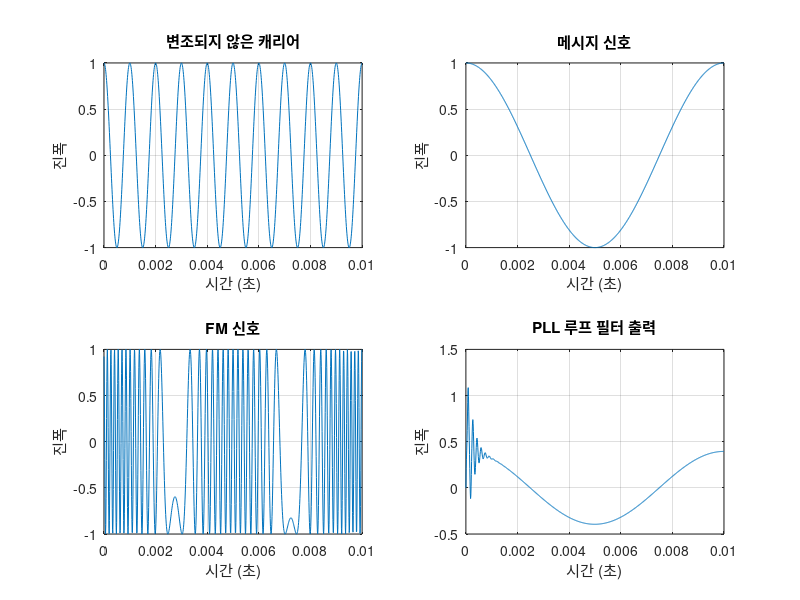

Here is the MATLAB script that generated this plot:
% 모든 변수 초기화와 그래프 창 닫기
clear all; 
close all;

% 파라미터 설정
carrier_frequency = 1000;         % 캐리어 주파수 설정
sampling_frequency = 100000;      % 샘플링 주파수 설정
sample_count = 5000;              % 샘플 수 설정
modulating_frequency = 100;       % 변조 주파수 설정
modulation_index = 0.0628;        % 변조 지수 설정
proportional_gain = 0.15;         % 비례 상수 설정
integral_gain = 0.1;              % 적분 상수 설정

% 시간 벡터 생성
sampling_period = 1 / sampling_frequency; 
time = (0:sample_count-1) * sampling_period;

% 메시지 신호 생성
message_signal = cos(2*pi*modulating_frequency*time);

% 변조된 캐리어와 변조되지 않은 캐리어 생성
modulated_carrier = exp(j * (2*pi*carrier_frequency*time + 2*pi*modulation_index*cumsum(message_signal)));
carrier = exp(j * 2*pi*carrier_frequency*time);

% 필요한 변수들 초기화
phase_estimate = zeros(1, length(modulated_carrier));
error = zeros(1, length(modulated_carrier));
phase_detector_output = zeros(1, length(modulated_carrier));
vco_output = zeros(1, length(modulated_carrier));

phase_estimate(1) = 30; % 처음 위상 추정치 설정

% PLL 루프 시작
for n = 2:length(modulated_carrier)
    % VCO 계산
    vco_output(n) = conj(exp(j * (2*pi*n*carrier_frequency/sampling_frequency + phase_estimate(n-1))));
    
    % Phase detector
    phase_detector_output(n) = imag(modulated_carrier(n) * vco_output(n));
    
    % Loop Filter
    proportional_control = proportional_gain * phase_detector_output(n);
    LPF_integration = integral_gain * (phase_detector_output(n) - phase_detector_output(n-1));
    
    % Phase error 업데이트
    error(n) = error(n-1) + proportional_control + LPF_integration;
    
    % VCO 업데이트: 위상 추정치 업데이트
    phase_estimate(n) = phase_estimate(n-1) + error(n);
end

% 그래프를 그릴 시간 범위 설정
start_plot = 1;
end_plot = 1000;

% 그래프 그리기 시작
figure(1);

% 변조되지 않은 캐리어 그래프
subplot(2,2,1);
plot(time(start_plot:end_plot), real(carrier(start_plot:end_plot)));
title('변조되지 않은 캐리어');
xlabel('시간 (초)');
ylabel('진폭');
grid on;

% 100Hz 메시지 신호 그래프
subplot(2,2,2);
plot(time(start_plot:end_plot), message_signal(start_plot:end_plot));
title('메시지 신호');
xlabel('시간 (초)');
ylabel('진폭');
grid on;

% FM 그래프 (1KHz 캐리어가 100 Hz 메시지 신호로 변조됨)
subplot(2,2,3);
plot(time(start_plot:end_plot), real(modulated_carrier(start_plot:end_plot)));
title('FM 신호');
xlabel('시간 (초)');
ylabel('진폭');
grid on;

% PLL 루프 필터 출력 그래프
subplot(2,2,4);
plot(time(start_plot:end_plot), error(start_plot:end_plot));
title('PLL 루프 필터 출력');
xlabel('시간 (초)');
ylabel('진폭');
grid on;
